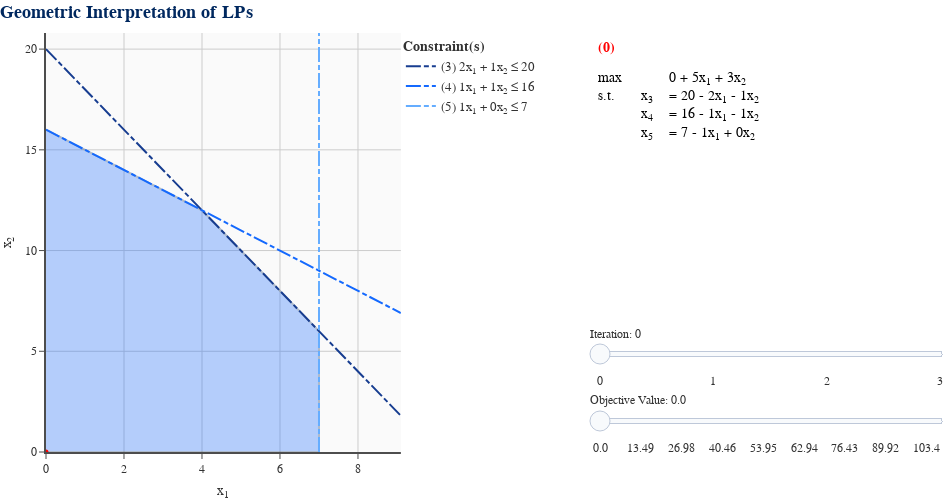

This figure's notebook cell:
### Markdown cell above
We have seen how the simplex algorithm transforms an LP from one dictionary form to another. Each dictionary form has a corresponding dictionary defined by the variables on the LHS of the constraints. Furthermore, each dictionary form has a corresponding feasible solution obtained by setting all non-dictionary variables to 0 and the dictionary variables to the constants on the RHS. In this section, we will explore the geometric interpretation of a dictionary.

### Code cell
lp = ex.ALL_INTEGER_2D_LP # get LP example
simplex_visual(lp, initial_solution=np.array([[0],[0]])).show() # visualize it

### Figure 1 — Plotly figure (JSON) as saved in the notebook; plotly's stock layout.template omitted (floating-point values rounded to 4 significant figures)
{"data": [{"hoverinfo": "skip", "marker": {"color": "white", "opacity": 1e-07, "size": 0}, "mode": "markers", "showlegend": false, "type": "scatter", "x": [9.1], "y": [20.8]}, {"fill": "toself", "fillcolor": "#1469FE", "hoverinfo": "none", "line": {"color": "#00285F", "width": 2}, "mode": "lines", "opacity": 0.3, "showlegend": false, "type": "scatter", "x": [0, 7, 7, 4, 0], "y": [0, 0, 6, 12, 16]}, {"hoverinfo": "skip", "line": {"color": "#173D90", "dash": "15,3,5,3", "width": 2}, "mode": "lines", "name": "(3) 2x<sub>1</sub> + 1x<sub>2</sub> ≤ 20", "showlegend": true, "type": "scatter", "visible": true, "x": [0, 9.1], "y": [20, 1.8]}, {"hoverinfo": "skip", "line": {"color": "#1469FE", "dash": "15,3,5,3", "width": 2}, "mode": "lines", "name": "(4) 1x<sub>1</sub> + 1x<sub>2</sub> ≤ 16", "showlegend": true, "type": "scatter", "visible": true, "x": [0, 9.1], "y": [16, 6.9]}, {"hoverinfo": "skip", "line": {"color": "#65ADFF", "dash": "15,3,5,3", "width": 2}, "mode": "lines", "name": "(5) 1x<sub>1</sub> + 0x<sub>2</sub> ≤ 7", "showlegend": true, "type": "scatter", "visible": true, "x": [7, 7], "y": [0, 20.8]}, {"hoverinfo": "text", "hoverlabel": {"bgcolor": "#FAFAFA", "bordercolor": "#323232", "font": {"color": "#323232", "family": "Arial"}}, "marker": {"color": "gray", "opacity": 1e-07, "size": 20}, "mode": "markers", "showlegend": false, "text": ["<b>BFS</b>: (0, 0, 20, 16, 7)<br><b>B</b>: (3, 4, 5)<br><b>Obj</b>: 0", "<b>BFS</b>: (0, 16, 4, 0, 7)<br><b>B</b>: (2, 3, 5)<br><b>Obj</b>: 48", "<b>BFS</b>: (4, 12, 0, 0, 3)<br><b>B</b>: (1, 2, 5)<br><b>Obj</b>: 56", "<b>BFS</b>: (7, 0, 6, 9, 0)<br><b>B</b>: (1, 3, 4)<br><b>Obj</b>: 35", "<b>BFS</b>: (7, 6, 0, 3, 0)<br><b>B</b>: (1, 2, 4)<br><b>Obj</b>: 53"], "type": "scatter", "x": [0, 0, 4, 7, 7], "y": [0, 16, 12, 0, 6]}, {"hoverinfo": "skip", "line": {"color": "red", "width": 4}, "mode": "lines", "showlegend": false, "type": "scatter", "visible": false, "x": [0, 9.1], "y": [0, -15.17]}, {"hoverinfo": "skip", "line": {"color": "red", "width": 4}, "mode": "lines", "showlegend": false, "type": "scatter", "visible": false, "x": [0, 9.1], "y": [1.5, -13.67]}, {"hoverinfo": "skip", "line": {"color": "red", "width": 4}, "mode": "lines", "showlegend": false, "type": "scatter", "visible": false, "x": [0, 9.1], "y": [2.997, -12.17]}, {"hoverinfo": "skip", "line": {"color": "red", "width": 4}, "mode": "lines", "showlegend": false, "type": "scatter", "visible": false, "x": [0, 9.1], "y": [4.497, -10.67]}, {"hoverinfo": "skip", "line": {"color": "red", "width": 4}, "mode": "lines", "showlegend": false, "type": "scatter", "visible": false, "x": [0, 9.1], "y": [5.993, -9.173]}, {"hoverinfo": "skip", "line": {"color": "red", "width": 4}, "mode": "lines", "showlegend": false, "type": "scatter", "visible": false, "x": [0, 9.1], "y": [7.493, -7.673]}, {"hoverinfo": "skip", "line": {"color": "red", "width": 4}, "mode": "lines", "showlegend": false, "type": "scatter", "visible": false, "x": [0, 9.1], "y": [8.993, -6.173]}, {"hoverinfo": "skip", "line": {"color": "red", "width": 4}, "mode": "lines", "showlegend": false, "type": "scatter", "visible": false, "x": [0, 9.1], "y": [10.49, -4.677]}, {"hoverinfo": "skip", "line": {"color": "red", "width": 4}, "mode": "lines", "showlegend": false, "type": "scatter", "visible": false, "x": [0, 9.1], "y": [11.99, -3.177]}, {"hoverinfo": "skip", "line": {"color": "red", "width": 4}, "mode": "lines", "showlegend": false, "type": "scatter", "visible": false, "x": [0, 9.1], "y": [13.49, -1.68]}, {"hoverinfo": "skip", "line": {"color": "red", "width": 4}, "mode": "lines", "showlegend": false, "type": "scatter", "visible": false, "x": [0, 9.1], "y": [14.99, -0.18]}, {"hoverinfo": "skip", "line": {"color": "red", "width": 4}, "mode": "lines", "showlegend": false, "type": "scatter", "visible": false, "x": [0, 9.1], "y": [16.48, 1.317]}, {"hoverinfo": "skip", "line": {"color": "red", "width": 4}, "mode": "lines", "showlegend": false, "type": "scatter", "visible": false, "x": [0, 9.1], "y": [17.98, 2.817]}, {"hoverinfo": "skip", "line": {"color": "red", "width": 4}, "mode": "lines", "showlegend": false, "type": "scatter", "visible": false, "x": [0, 9.1], "y": [18.67, 3.5]}, {"hoverinfo": "skip", "line": {"color": "red", "width": 4}, "mode": "lines", "showlegend": false, "type": "scatter", "visible": false, "x": [0, 9.1], "y": [19.48, 4.317]}, {"hoverinfo": "skip", "line": {"color": "red", "width": 4}, "mode": "lines", "showlegend": false, "type": "scatter", "visible": false, "x": [0, 9.1], "y": [20.98, 5.813]}, {"hoverinfo": "skip", "line": {"color": "red", "width": 4}, "mode": "lines", "showlegend": false, "type": "scatter", "visible": false, "x": [0, 9.1], "y": [22.48, 7.313]}, {"hoverinfo": "skip", "line": {"color": "red", "width": 4}, "mode": "lines", "showlegend": false, "type": "scatter", "visible": false, "x": [0, 9.1], "y": [23.98, 8.81]}, {"hoverinfo": "skip", "line": {"color": "red", "width": 4}, "mode": "lines", "showlegend": false, "type": "scatter", "visible": false, "x": [0, 9.1], "y": [25.48, 10.31]}, {"hoverinfo": "skip", "line": {"color": "red", "width": 4}, "mode": "lines", "showlegend": false, "type": "scatter", "visible": false, "x": [0, 9.1], "y": [26.98, 11.81]}, {"hoverinfo": "skip", "line": {"color": "red", "width": 4}, "mode": "lines", "showlegend": false, "type": "scatter", "visible": false, "x": [0, 9.1], "y": [28.47, 13.31]}, {"hoverinfo": "skip", "line": {"color": "red", "width": 4}, "mode": "lines", "showlegend": false, "type": "scatter", "visible": false, "x": [0, 9.1], "y": [29.97, 14.81]}, {"hoverinfo": "skip", "line": {"color": "red", "width": 4}, "mode": "lines", "showlegend": false, "type": "scatter", "visible": false, "x": [0, 9.1], "y": [31.47, 16.3]}, {"hoverinfo": "skip", "line": {"color": "red", "width": 4}, "mode": "lines", "showlegend": false, "type": "scatter", "visible": false, "x": [0, 9.1], "y": [32.97, 17.8]}, {"hoverinfo": "skip", "line": {"color": "red", "width": 4}, "mode": "lines", "showlegend": false, "type": "scatter", "visible": false, "x": [0, 9.1], "y": [34.47, 19.3]}, {"hoverinfo": "skip", "line": {"color": "red", "width": 4}, "mode": "lines", "showlegend": false, "type": "scatter", "visible": false, "x": [0, 9.1], "y": [35.97, 20.8]}, {"hoverinfo": "skip", "marker": {"color": "red", "opacity": 1, "size": 5}, "mode": "markers", "showlegend": false, "type": "scatter", "x": [0], "y": [0]}, {"hoverinfo": "skip", "line": {"color": "red", "width": 6}, "mode": "lines", "opacity": 1, "showlegend": false, "type": "scatter", "visible": false, "x": [0, 3.5], "y": [0, 0]}, {"hoverinfo": "skip", "line": {"color": "red", "width": 6}, "mode": "lines", "opacity": 1, "showlegend": false, "type": "scatter", "visible": false, "x": [0, 7], "y": [0, 0]}, {"hoverinfo": "skip", "line": {"color": "red", "width": 6}, "mode": "lines", "opacity": 1, "showlegend": false, "type": "scatter", "visible": false, "x": [7, 7], "y": [0, 3]}, {"hoverinfo": "skip", "line": {"color": "red", "width": 6}, "mode": "lines", "opacity": 1, "showlegend": false, "type": "scatter", "visible": false, "x": [7, 7], "y": [0, 6]}, {"hoverinfo": "skip", "line": {"color": "red", "width": 6}, "mode": "lines", "opacity": 1, "showlegend": false, "type": "scatter", "visible": false, "x": [7, 5.5], "y": [6, 9]}, {"hoverinfo": "skip", "line": {"color": "red", "width": 6}, "mode": "lines", "opacity": 1, "showlegend": false, "type": "scatter", "visible": false, "x": [7, 4], "y": [6, 12]}, {"cells": {"align": ["left", "right", "left"], "fill": {"color": "white"}, "font": {"color": [["black", "red", "black"], ["black", "black", "black"]], "size": 14}, "height": 25, "line": {"color": "white", "width": 1}, "values": [["max<br>s.t.<br> <br> "], [" <br>x<sub>3</sub><br>x<sub>4</sub><br>x<sub>5</sub>"], ["0 + 5x<sub>1</sub> + 3x<sub>2</sub><br>= 20 - 2x<sub>1</sub> - 1x<sub>2</sub><br>= 16 - 1x<sub>1</sub> - 1x<sub>2</sub><br>= 7 - 1x<sub>1</sub> + 0x<sub>2</sub>"]]}, "columnwidth": [0.1333, 0.06667, 0.8], "domain": {"x": [0.6053, 1], "y": [0, 1]}, "header": {"align": ["left", "right", "left"], "fill": {"color": "white"}, "font": {"color": ["red", "black"], "size": 14}, "height": 25, "line": {"color": "white", "width": 1}, "values": ["<b>(0)</b>", " ", " "]}, "type": "table"}, {"cells": {"align": ["left", "right", "left"], "fill": {"color": "white"}, "font": {"color": [["black", "red", "black"], ["black", "black", "black"]], "size": 14}, "height": 25, "line": {"color": "white", "width": 1}, "values": [["max<br>s.t.<br> <br> ", "<b>(0)</b>", "max<br>s.t.<br> <br> "], [" <br>x<sub>1</sub><br>x<sub>3</sub><br>x<sub>4</sub>", " ", " <br>x<sub>3</sub><br>x<sub>4</sub><br>x<sub>5</sub>"], ["35 + 3x<sub>2</sub> - 5x<sub>5</sub><br>= 7 + 0x<sub>2</sub> - 1x<sub>5</sub><br>= 6 - 1x<sub>2</sub> + 2x<sub>5</sub><br>= 9 - 1x<sub>2</sub> + 1x<sub>5</sub>", " ", "0 + 5x<sub>1</sub> + 3x<sub>2</sub><br>= 20 - 2x<sub>1</sub> - 1x<sub>2</sub><br>= 16 - 1x<sub>1</sub> - 1x<sub>2</sub><br>= 7 - 1x<sub>1</sub> + 0x<sub>2</sub>"]]}, "columnwidth": [0.1333, 0.06667, 0.8], "domain": {"x": [0.6053, 1], "y": [0, 1]}, "header": {"align": ["left", "right", "left"], "fill": {"color": "white"}, "font": {"color": ["red", "black"], "size": 14}, "height": 25, "line": {"color": "white", "width": 1}, "values": ["<b>(1)</b>", " ", " "]}, "type": "table", "visible": false}, {"cells": {"align": ["left", "right", "left"], "fill": {"color": "white"}, "font": {"color": [["black", "red", "black"], ["black", "black", "black"]], "size": 14}, "height": 25, "line": {"color": "white", "width": 1}, "values": [["max<br>s.t.<br> <br> "], [" <br>x<sub>1</sub><br>x<sub>3</sub><br>x<sub>4</sub>"], ["35 + 3x<sub>2</sub> - 5x<sub>5</sub><br>= 7 + 0x<sub>2</sub> - 1x<sub>5</sub><br>= 6 - 1x<sub>2</sub> + 2x<sub>5</sub><br>= 9 - 1x<sub>2</sub> + 1x<sub>5</sub>"]]}, "columnwidth": [0.1333, 0.06667, 0.8], "domain": {"x": [0.6053, 1], "y": [0, 1]}, "header": {"align": ["left", "right", "left"], "fill": {"color": "white"}, "font": {"color": ["red", "black"], "size": 14}, "height": 25, "line": {"color": "white", "width": 1}, "values": ["<b>(1)</b>", " ", " "]}, "type": "table", "visible": false}, {"cells": {"align": ["left", "right", "left"], "fill": {"color": "white"}, "font": {"color": [["black", "red", "black"], ["black", "black", "black"]], "size": 14}, "height": 25, "line": {"color": "white", "width": 1}, "values": [["max<br>s.t.<br> <br> ", "<b>(1)</b>", "max<br>s.t.<br> <br> "], [" <br>x<sub>1</sub><br>x<sub>2</sub><br>x<sub>4</sub>", " ", " <br>x<sub>1</sub><br>x<sub>3</sub><br>x<sub>4</sub>"], ["53 - 3x<sub>3</sub> + 1x<sub>5</sub><br>= 7 + 0x<sub>3</sub> - 1x<sub>5</sub><br>= 6 - 1x<sub>3</sub> + 2x<sub>5</sub><br>= 3 + 1x<sub>3</sub> - 1x<sub>5</sub>", " ", "35 + 3x<sub>2</sub> - 5x<sub>5</sub><br>= 7 + 0x<sub>2</sub> - 1x<sub>5</sub><br>= 6 - 1x<sub>2</sub> + 2x<sub>5</sub><br>= 9 - 1x<sub>2</sub> + 1x<sub>5</sub>"]]}, "columnwidth": [0.1333, 0.06667, 0.8], "domain": {"x": [0.6053, 1], "y": [0, 1]}, "header": {"align": ["left", "right", "left"], "fill": {"color": "white"}, "font": {"color": ["red", "black"], "size": 14}, "height": 25, "line": {"color": "white", "width": 1}, "values": ["<b>(2)</b>", " ", " "]}, "type": "table", "visible": false}, {"cells": {"align": ["left", "right", "left"], "fill": {"color": "white"}, "font": {"color": [["black", "red", "black"], ["black", "black", "black"]], "size": 14}, "height": 25, "line": {"color": "white", "width": 1}, "values": [["max<br>s.t.<br> <br> "], [" <br>x<sub>1</sub><br>x<sub>2</sub><br>x<sub>4</sub>"], ["53 - 3x<sub>3</sub> + 1x<sub>5</sub><br>= 7 + 0x<sub>3</sub> - 1x<sub>5</sub><br>= 6 - 1x<sub>3</sub> + 2x<sub>5</sub><br>= 3 + 1x<sub>3</sub> - 1x<sub>5</sub>"]]}, "columnwidth": [0.1333, 0.06667, 0.8], "domain": {"x": [0.6053, 1], "y": [0, 1]}, "header": {"align": ["left", "right", "left"], "fill": {"color": "white"}, "font": {"color": ["red", "black"], "size": 14}, "height": 25, "line": {"color": "white", "width": 1}, "values": ["<b>(2)</b>", " ", " "]}, "type": "table", "visible": false}, {"cells": {"align": ["left", "right", "left"], "fill": {"color": "white"}, "font": {"color": [["black", "red", "black"], ["black", "black", "black"]], "size": 14}, "height": 25, "line": {"color": "white", "width": 1}, "values": [["max<br>s.t.<br> <br> ", "<b>(2)</b>", "max<br>s.t.<br> <br> "], [" <br>x<sub>1</sub><br>x<sub>2</sub><br>x<sub>5</sub>", " ", " <br>x<sub>1</sub><br>x<sub>2</sub><br>x<sub>4</sub>"], ["56 - 2x<sub>3</sub> - 1x<sub>4</sub><br>= 4 - 1x<sub>3</sub> + 1x<sub>4</sub><br>= 12 + 1x<sub>3</sub> - 2x<sub>4</sub><br>= 3 + 1x<sub>3</sub> - 1x<sub>4</sub>", " ", "53 - 3x<sub>3</sub> + 1x<sub>5</sub><br>= 7 + 0x<sub>3</sub> - 1x<sub>5</sub><br>= 6 - 1x<sub>3</sub> + 2x<sub>5</sub><br>= 3 + 1x<sub>3</sub> - 1x<sub>5</sub>"]]}, "columnwidth": [0.1333, 0.06667, 0.8], "domain": {"x": [0.6053, 1], "y": [0, 1]}, "header": {"align": ["left", "right", "left"], "fill": {"color": "white"}, "font": {"color": ["red", "black"], "size": 14}, "height": 25, "line": {"color": "white", "width": 1}, "values": ["<b>(3)</b>", " ", " "]}, "type": "table", "visible": false}, {"cells": {"align": ["left", "right", "left"], "fill": {"color": "white"}, "font": {"color": [["black", "red", "black"], ["black", "black", "black"]], "size": 14}, "height": 25, "line": {"color": "white", "width": 1}, "values": [["max<br>s.t.<br> <br> "], [" <br>x<sub>1</sub><br>x<sub>2</sub><br>x<sub>5</sub>"], ["56 - 2x<sub>3</sub> - 1x<sub>4</sub><br>= 4 - 1x<sub>3</sub> + 1x<sub>4</sub><br>= 12 + 1x<sub>3</sub> - 2x<sub>4</sub><br>= 3 + 1x<sub>3</sub> - 1x<sub>4</sub>"]]}, "columnwidth": [0.1333, 0.06667, 0.8], "domain": {"x": [0.6053, 1], "y": [0, 1]}, "header": {"align": ["left", "right", "left"], "fill": {"color": "white"}, "font": {"color": ["red", "black"], "size": 14}, "height": 25, "line": {"color": "white", "width": 1}, "values": ["<b>(3)</b>", " ", " "]}, "type": "table", "visible": false}], "layout": {"font": {"color": "#323232", "family": "Arial"}, "height": 500, "legend": {"font": {"size": 13}, "title": {"font": {"size": 14}, "text": "<b>Constraint(s)</b>"}, "x": 0.3947, "xanchor": "left", "y": 1, "yanchor": "top"}, "margin": {"b": 0, "l": 0, "r": 0, "t": 33}, "paper_bgcolor": "white", "plot_bgcolor": "#FAFAFA", "scene": {"aspectmode": "cube", "xaxis": {"gridcolor": "#CCCCCC", "gridwidth": 1, "linecolor": "#4D4D4D", "linewidth": 2, "range": [0, 9.1], "rangemode": "tozero", "showspikes": false, "tickcolor": "#4D4D4D", "ticks": "outside"}, "yaxis": {"gridcolor": "#CCCCCC", "gridwidth": 1, "linecolor": "#4D4D4D", "linewidth": 2, "range": [0, 20.8], "rangemode": "tozero", "showspikes": false, "tickcolor": "#4D4D4D", "ticks": "outside"}, "zaxis": {"gridcolor": "#CCCCCC", "gridwidth": 1, "linecolor": "#4D4D4D", "linewidth": 2, "rangemode": "tozero", "showspikes": false, "tickcolor": "#4D4D4D", "ticks": "outside"}}, "sliders": [{"active": 0, "currentvalue": {"prefix": "Objective Value: "}, "len": 0.4, "lenmode": "fraction", "pad": {"b": 0, "l": 0, "r": 0, "t": 50}, "steps": [{"args": [{"visible": [null, null, true, true, true, null, true, false, false, false, false, false, false, false, false, false, false, false, false, false, false, false, false, false, false, false, false, false, false, false, false, false, null, false, false, false, false, false, false, null, false, false, false, false, false, false]}], "label": "0.0", "method": "update"}, {"args": [{"visible": [null, null, true, true, true, null, false, true, false, false, false, false, false, false, false, false, false, false, false, false, false, false, false, false, false, false, false, false, false, false, false, false, null, false, false, false, false, false, false, null, false, false, false, false, false, false]}], "label": "4.5", "method": "update"}, {"args": [{"visible": [null, null, true, true, true, null, false, false, true, false, false, false, false, false, false, false, false, false, false, false, false, false, false, false, false, false, false, false, false, false, false, false, null, false, false, false, false, false, false, null, false, false, false, false, false, false]}], "label": "8.99", "method": "update"}, {"args": [{"visible": [null, null, true, true, true, null, false, false, false, true, false, false, false, false, false, false, false, false, false, false, false, false, false, false, false, false, false, false, false, false, false, false, null, false, false, false, false, false, false, null, false, false, false, false, false, false]}], "label": "13.49", "method": "update"}, {"args": [{"visible": [null, null, true, true, true, null, false, false, false, false, true, false, false, false, false, false, false, false, false, false, false, false, false, false, false, false, false, false, false, false, false, false, null, false, false, false, false, false, false, null, false, false, false, false, false, false]}], "label": "17.98", "method": "update"}, {"args": [{"visible": [null, null, true, true, true, null, false, false, false, false, false, true, false, false, false, false, false, false, false, false, false, false, false, false, false, false, false, false, false, false, false, false, null, false, false, false, false, false, false, null, false, false, false, false, false, false]}], "label": "22.48", "method": "update"}, {"args": [{"visible": [null, null, true, true, true, null, false, false, false, false, false, false, true, false, false, false, false, false, false, false, false, false, false, false, false, false, false, false, false, false, false, false, null, false, false, false, false, false, false, null, false, false, false, false, false, false]}], "label": "26.98", "method": "update"}, {"args": [{"visible": [null, null, true, true, true, null, false, false, false, false, false, false, false, true, false, false, false, false, false, false, false, false, false, false, false, false, false, false, false, false, false, false, null, false, false, false, false, false, false, null, false, false, false, false, false, false]}], "label": "31.47", "method": "update"}, {"args": [{"visible": [null, null, true, true, true, null, false, false, false, false, false, false, false, false, true, false, false, false, false, false, false, false, false, false, false, false, false, false, false, false, false, false, null, false, false, false, false, false, false, null, false, false, false, false, false, false]}], "label": "35.97", "method": "update"}, {"args": [{"visible": [null, null, true, true, true, null, false, false, false, false, false, false, false, false, false, true, false, false, false, false, false, false, false, false, false, false, false, false, false, false, false, false, null, false, false, false, false, false, false, null, false, false, false, false, false, false]}], "label": "40.46", "method": "update"}, {"args": [{"visible": [null, null, true, true, true, null, false, false, false, false, false, false, false, false, false, false, true, false, false, false, false, false, false, false, false, false, false, false, false, false, false, false, null, false, false, false, false, false, false, null, false, false, false, false, false, false]}], "label": "44.96", "method": "update"}, {"args": [{"visible": [null, null, true, true, true, null, false, false, false, false, false, false, false, false, false, false, false, true, false, false, false, false, false, false, false, false, false, false, false, false, false, false, null, false, false, false, false, false, false, null, false, false, false, false, false, false]}], "label": "49.45", "method": "update"}, {"args": [{"visible": [null, null, true, true, true, null, false, false, false, false, false, false, false, false, false, false, false, false, true, false, false, false, false, false, false, false, false, false, false, false, false, false, null, false, false, false, false, false, false, null, false, false, false, false, false, false]}], "label": "53.95", "method": "update"}, {"args": [{"visible": [null, null, true, true, true, null, false, false, false, false, false, false, false, false, false, false, false, false, false, true, false, false, false, false, false, false, false, false, false, false, false, false, null, false, false, false, false, false, false, null, false, false, false, false, false, false]}], "label": "56.0", "method": "update"}, {"args": [{"visible": [null, null, true, true, true, null, false, false, false, false, false, false, false, false, false, false, false, false, false, false, true, false, false, false, false, false, false, false, false, false, false, false, null, false, false, false, false, false, false, null, false, false, false, false, false, false]}], "label": "58.45", "method": "update"}, {"args": [{"visible": [null, null, true, true, true, null, false, false, false, false, false, false, false, false, false, false, false, false, false, false, false, true, false, false, false, false, false, false, false, false, false, false, null, false, false, false, false, false, false, null, false, false, false, false, false, false]}], "label": "62.94", "method": "update"}, {"args": [{"visible": [null, null, true, true, true, null, false, false, false, false, false, false, false, false, false, false, false, false, false, false, false, false, true, false, false, false, false, false, false, false, false, false, null, false, false, false, false, false, false, null, false, false, false, false, false, false]}], "label": "67.44", "method": "update"}, {"args": [{"visible": [null, null, true, true, true, null, false, false, false, false, false, false, false, false, false, false, false, false, false, false, false, false, false, true, false, false, false, false, false, false, false, false, null, false, false, false, false, false, false, null, false, false, false, false, false, false]}], "label": "71.93", "method": "update"}, {"args": [{"visible": [null, null, true, true, true, null, false, false, false, false, false, false, false, false, false, false, false, false, false, false, false, false, false, false, true, false, false, false, false, false, false, false, null, false, false, false, false, false, false, null, false, false, false, false, false, false]}], "label": "76.43", "method": "update"}, {"args": [{"visible": [null, null, true, true, true, null, false, false, false, false, false, false, false, false, false, false, false, false, false, false, false, false, false, false, false, true, false, false, false, false, false, false, null, false, false, false, false, false, false, null, false, false, false, false, false, false]}], "label": "80.93", "method": "update"}, {"args": [{"visible": [null, null, true, true, true, null, false, false, false, false, false, false, false, false, false, false, false, false, false, false, false, false, false, false, false, false, true, false, false, false, false, false, null, false, false, false, false, false, false, null, false, false, false, false, false, false]}], "label": "85.42", "method": "update"}, {"args": [{"visible": [null, null, true, true, true, null, false, false, false, false, false, false, false, false, false, false, false, false, false, false, false, false, false, false, false, false, false, true, false, false, false, false, null, false, false, false, false, false, false, null, false, false, false, false, false, false]}], "label": "89.92", "method": "update"}, {"args": [{"visible": [null, null, true, true, true, null, false, false, false, false, false, false, false, false, false, false, false, false, false, false, false, false, false, false, false, false, false, false, true, false, false, false, null, false, false, false, false, false, false, null, false, false, false, false, false, false]}], "label": "94.41", "method": "update"}, {"args": [{"visible": [null, null, true, true, true, null, false, false, false, false, false, false, false, false, false, false, false, false, false, false, false, false, false, false, false, false, false, false, false, true, false, false, null, false, false, false, false, false, false, null, false, false, false, false, false, false]}], "label": "98.91", "method": "update"}, {"args": [{"visible": [null, null, true, true, true, null, false, false, false, false, false, false, false, false, false, false, false, false, false, false, false, false, false, false, false, false, false, false, false, false, true, false, null, false, false, false, false, false, false, null, false, false, false, false, false, false]}], "label": "103.4", "method": "update"}, {"args": [{"visible": [null, null, true, true, true, null, false, false, false, false, false, false, false, false, false, false, false, false, false, false, false, false, false, false, false, false, false, false, false, false, false, true, null, false, false, false, false, false, false, null, false, false, false, false, false, false]}], "label": "107.9", "method": "update"}], "tickcolor": "white", "ticklen": 0, "x": 0.6053, "xanchor": "left", "y": 0.01, "yanchor": "bottom"}, {"active": 0, "currentvalue": {"prefix": "Iteration: "}, "len": 0.4, "lenmode": "fraction", "pad": {"b": 0, "l": 0, "r": 0, "t": 0}, "steps": [{"args": [{"visible": [null, null, true, true, true, null, false, false, false, false, false, false, false, false, false, false, false, false, false, false, false, false, false, false, false, false, false, false, false, false, false, false, null, false, false, false, false, false, false, true, false, false, false, false, false, false]}], "label": "0", "method": "update"}, {"args": [{"visible": [null, null, true, true, true, null, false, false, false, false, false, false, false, false, false, false, false, false, false, false, false, false, false, false, false, false, false, false, false, false, false, false, null, true, false, false, false, false, false, false, true, false, false, false, false, false]}], "label": "", "method": "update"}, {"args": [{"visible": [null, null, true, true, true, null, false, false, false, false, false, false, false, false, false, false, false, false, false, false, false, false, false, false, false, false, false, false, false, false, false, false, null, true, true, false, false, false, false, false, false, true, false, false, false, false]}], "label": "1", "method": "update"}, {"args": [{"visible": [null, null, true, true, true, null, false, false, false, false, false, false, false, false, false, false, false, false, false, false, false, false, false, false, false, false, false, false, false, false, false, false, null, true, true, true, false, false, false, false, false, false, true, false, false, false]}], "label": "", "method": "update"}, {"args": [{"visible": [null, null, true, true, true, null, false, false, false, false, false, false, false, false, false, false, false, false, false, false, false, false, false, false, false, false, false, false, false, false, false, false, null, true, true, true, true, false, false, false, false, false, false, true, false, false]}], "label": "2", "method": "update"}, {"args": [{"visible": [null, null, true, true, true, null, false, false, false, false, false, false, false, false, false, false, false, false, false, false, false, false, false, false, false, false, false, false, false, false, false, false, null, true, true, true, true, true, false, false, false, false, false, false, true, false]}], "label": "", "method": "update"}, {"args": [{"visible": [null, null, true, true, true, null, false, false, false, false, false, false, false, false, false, false, false, false, false, false, false, false, false, false, false, false, false, false, false, false, false, false, null, true, true, true, true, true, true, false, false, false, false, false, false, true]}], "label": "3", "method": "update"}], "tickcolor": "white", "ticklen": 0, "x": 0.6053, "xanchor": "left", "y": 0.17, "yanchor": "bottom"}], "title": {"font": {"color": "#00285F", "size": 18}, "text": "<b>Geometric Interpretation of LPs</b>", "x": 0, "xanchor": "left", "y": 0.99, "yanchor": "top"}, "width": 950, "xaxis": {"anchor": "y", "domain": [0, 0.3947], "gridcolor": "#CCCCCC", "gridwidth": 1, "linecolor": "#4D4D4D", "linewidth": 2, "range": [0, 9.1], "rangemode": "tozero", "showspikes": false, "tickcolor": "#4D4D4D", "ticks": "outside", "title": {"text": "x<sub>1</sub>"}}, "yaxis": {"anchor": "x", "domain": [0, 1], "gridcolor": "#CCCCCC", "gridwidth": 1, "linecolor": "#4D4D4D", "linewidth": 2, "range": [0, 20.8], "rangemode": "tozero", "showspikes": false, "tickcolor": "#4D4D4D", "ticks": "outside", "title": {"text": "x<sub>2</sub>"}}}}
